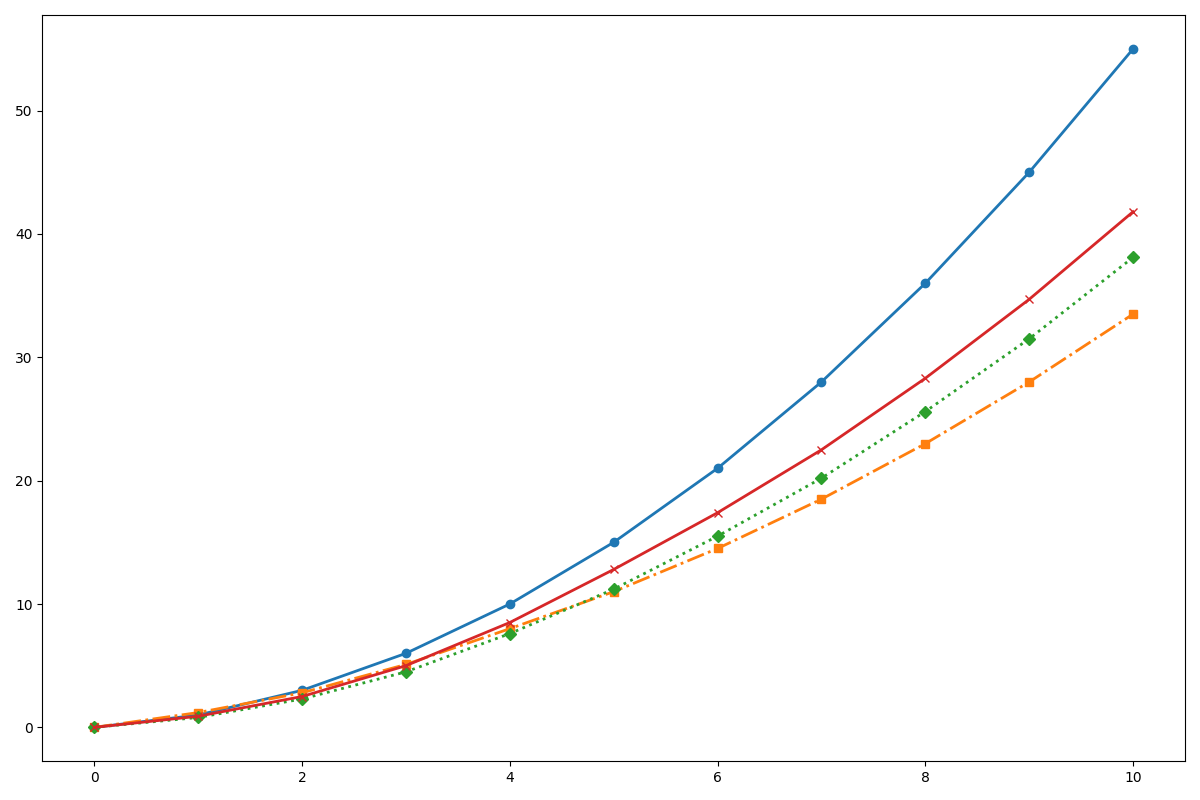

This figure's Python source:
import matplotlib.pyplot as plt
import numpy as np

years = np.arange(0, 11)  # 0 to 10 years

voyager_1 = np.array([0, 1, 3, 6, 10, 15, 21, 28, 36, 45, 55])
new_horizons = np.array([0, 1.2, 2.8, 5.1, 8.0, 11.0, 14.5, 18.5, 23.0, 28.0, 33.5])
juno = np.array([0, 0.8, 2.3, 4.5, 7.6, 11.2, 15.5, 20.2, 25.6, 31.5, 38.1])
cassini = np.array([0, 0.9, 2.5, 5.0, 8.5, 12.8, 17.4, 22.5, 28.3, 34.7, 41.8])

fig, ax = plt.subplots(figsize=(12, 8))

ax.plot(years, voyager_1, marker='o', linestyle='-', linewidth=2)
ax.plot(years, new_horizons, marker='s', linestyle='-.', linewidth=2)
ax.plot(years, juno, marker='D', linestyle=':', linewidth=2)
ax.plot(years, cassini, marker='x', linestyle='-', linewidth=2)

plt.tight_layout()
plt.show()
